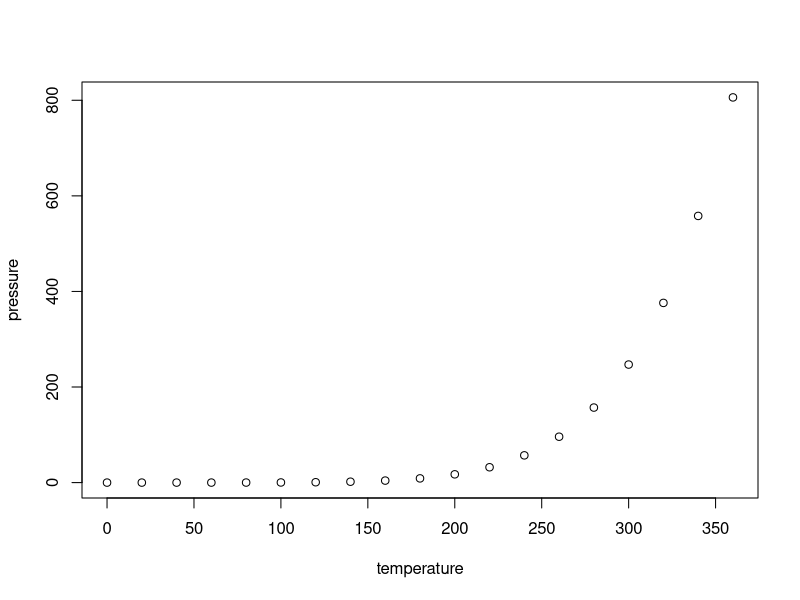
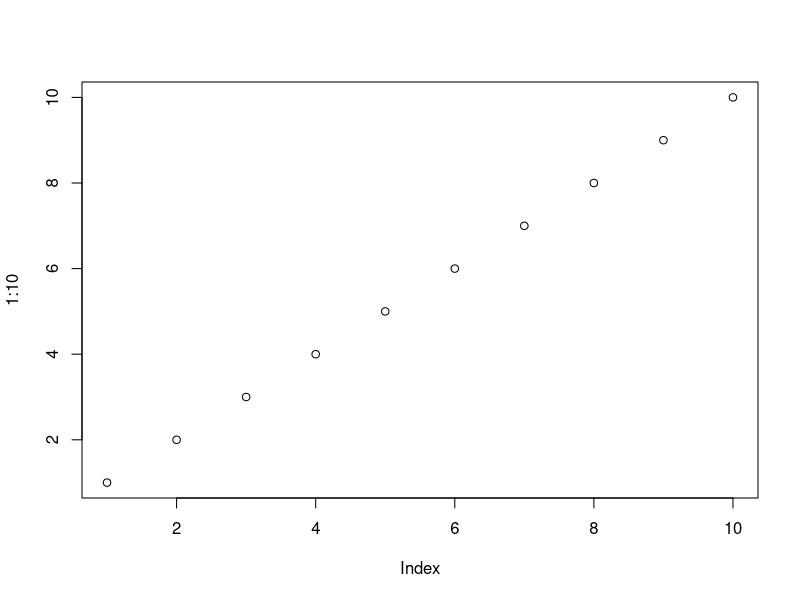
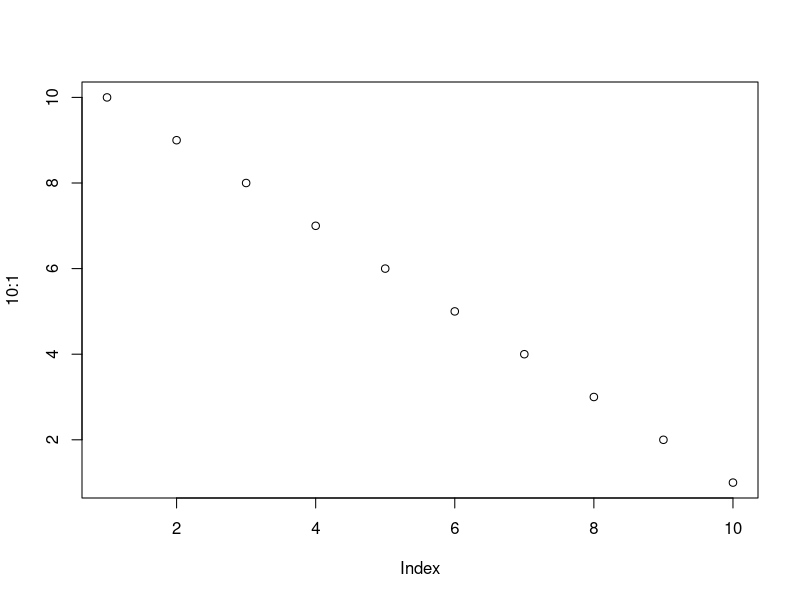

These charts were generated, in order, by the following R code:
## ---- chunk 1
knitr::opts_chunk$set(echo = TRUE)
## ---- chunk 2
summary(cars)
## ---- chunk 3
plot(pressure)
## ---- chunk 4
plot(1:10)
plot(10:1)
## ---- chunk 5
knitr::kable(head(mtcars, 10))
